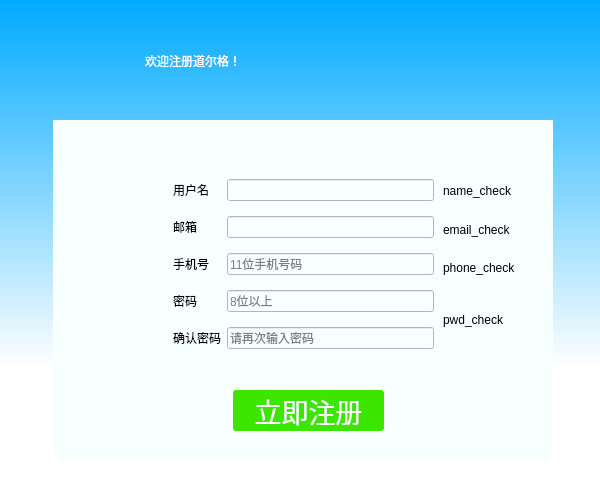
<?xml version="1.0" encoding="UTF-8"?>
<ui version="4.0">
 <class>Enroll</class>
 <widget class="QWidget" name="Enroll">
  <property name="geometry">
   <rect>
    <x>0</x>
    <y>0</y>
    <width>600</width>
    <height>490</height>
   </rect>
  </property>
  <property name="windowTitle">
   <string>Form</string>
  </property>
  <property name="styleSheet">
   <string notr="true">QToolButton{
	border-style:none;
}
</string>
  </property>
  <widget class="QWidget" name="widget" native="true">
   <property name="geometry">
    <rect>
     <x>53</x>
     <y>120</y>
     <width>500</width>
     <height>340</height>
    </rect>
   </property>
   <property name="styleSheet">
    <string notr="true">background-color: rgb(248, 255, 255);</string>
   </property>
   <widget class="QWidget" name="gridLayoutWidget_2">
    <property name="geometry">
     <rect>
      <x>120</x>
      <y>50</y>
      <width>261</width>
      <height>191</height>
     </rect>
    </property>
    <layout class="QGridLayout" name="gridLayout_2">
     <item row="3" column="1">
      <widget class="QLineEdit" name="password">
       <property name="echoMode">
        <enum>QLineEdit::Normal</enum>
       </property>
       <property name="cursorPosition">
        <number>0</number>
       </property>
       <property name="placeholderText">
        <string>8位以上</string>
       </property>
      </widget>
     </item>
     <item row="3" column="0">
      <widget class="QLabel" name="passwordlabel">
       <property name="text">
        <string>密码</string>
       </property>
      </widget>
     </item>
     <item row="2" column="1">
      <widget class="QLineEdit" name="phonenumber">
       <property name="placeholderText">
        <string>11位手机号码</string>
       </property>
      </widget>
     </item>
     <item row="4" column="1">
      <widget class="QLineEdit" name="checkpassword">
       <property name="echoMode">
        <enum>QLineEdit::Password</enum>
       </property>
       <property name="placeholderText">
        <string>请再次输入密码</string>
       </property>
      </widget>
     </item>
     <item row="0" column="1">
      <widget class="QLineEdit" name="name">
       <property name="cursor">
        <cursorShape>IBeamCursor</cursorShape>
       </property>
      </widget>
     </item>
     <item row="2" column="0">
      <widget class="QLabel" name="phonelabel">
       <property name="text">
        <string>手机号</string>
       </property>
      </widget>
     </item>
     <item row="4" column="0">
      <widget class="QLabel" name="checkpasswordlabel">
       <property name="text">
        <string>确认密码</string>
       </property>
      </widget>
     </item>
     <item row="1" column="1">
      <widget class="QLineEdit" name="email"/>
     </item>
     <item row="0" column="0">
      <widget class="QLabel" name="namelabel">
       <property name="text">
        <string>用户名</string>
       </property>
      </widget>
     </item>
     <item row="1" column="0">
      <widget class="QLabel" name="emaillabel">
       <property name="text">
        <string>邮箱</string>
       </property>
      </widget>
     </item>
    </layout>
   </widget>
   <widget class="QPushButton" name="putin">
    <property name="geometry">
     <rect>
      <x>180</x>
      <y>270</y>
      <width>151</width>
      <height>41</height>
     </rect>
    </property>
    <property name="font">
     <font>
      <family>微软雅黑</family>
      <pointsize>20</pointsize>
      <weight>50</weight>
      <italic>false</italic>
      <bold>false</bold>
     </font>
    </property>
    <property name="styleSheet">
     <string notr="true">QPushButton{font:  20pt &quot;微软雅黑&quot;;background-color:rgb(60, 230, 0);border-radius: 3px; color: rgb(255,255,255);}QPushButton:hover { background-color:rgb(40, 220, 0); }

</string>
    </property>
    <property name="text">
     <string>立即注册</string>
    </property>
   </widget>
   <widget class="QLabel" name="pwd_check">
    <property name="geometry">
     <rect>
      <x>390</x>
      <y>190</y>
      <width>111</width>
      <height>20</height>
     </rect>
    </property>
    <property name="styleSheet">
     <string notr="true"/>
    </property>
    <property name="text">
     <string>pwd_check</string>
    </property>
   </widget>
   <widget class="QLabel" name="name_check">
    <property name="geometry">
     <rect>
      <x>390</x>
      <y>63</y>
      <width>111</width>
      <height>16</height>
     </rect>
    </property>
    <property name="styleSheet">
     <string notr="true"/>
    </property>
    <property name="text">
     <string>name_check</string>
    </property>
   </widget>
   <widget class="QLabel" name="email_check">
    <property name="geometry">
     <rect>
      <x>390</x>
      <y>102</y>
      <width>111</width>
      <height>16</height>
     </rect>
    </property>
    <property name="styleSheet">
     <string notr="true"/>
    </property>
    <property name="text">
     <string>email_check</string>
    </property>
   </widget>
   <widget class="QLabel" name="phone_check">
    <property name="geometry">
     <rect>
      <x>390</x>
      <y>140</y>
      <width>111</width>
      <height>16</height>
     </rect>
    </property>
    <property name="styleSheet">
     <string notr="true"/>
    </property>
    <property name="text">
     <string>phone_check</string>
    </property>
   </widget>
  </widget>
  <widget class="QLabel" name="label">
   <property name="geometry">
    <rect>
     <x>145</x>
     <y>20</y>
     <width>341</width>
     <height>81</height>
    </rect>
   </property>
   <property name="styleSheet">
    <string notr="true">
font: 26pt &quot;黑体&quot;;
color: rgb(255, 255, 255);</string>
   </property>
   <property name="text">
    <string>欢迎注册道尔格！</string>
   </property>
  </widget>
  <widget class="QWidget" name="widget_2" native="true">
   <property name="geometry">
    <rect>
     <x>0</x>
     <y>0</y>
     <width>600</width>
     <height>490</height>
    </rect>
   </property>
   <property name="styleSheet">
    <string notr="true">background-color: qlineargradient(spread:pad, x1:0, y1:0, x2:0, y2:0.75, stop:0 rgb(0, 170, 255), stop:1 rgb(255, 255, 255));</string>
   </property>
   <widget class="QPushButton" name="close_btn">
    <property name="geometry">
     <rect>
      <x>558</x>
      <y>0</y>
      <width>40</width>
      <height>40</height>
     </rect>
    </property>
    <property name="styleSheet">
     <string notr="true">QPushButton{background-color:transparent;border-radius: 3px; color: rgb(255, 255, 255);}
QPushButton:hover { background-color: rgb(255, 100, 100); }</string>
    </property>
    <property name="text">
     <string/>
    </property>
    <property name="icon">
     <iconset resource="image.qrc">
      <normaloff>:/image/close.png</normaloff>:/image/close.png</iconset>
    </property>
    <property name="iconSize">
     <size>
      <width>30</width>
      <height>30</height>
     </size>
    </property>
    <property name="flat">
     <bool>true</bool>
    </property>
   </widget>
  </widget>
  <zorder>widget_2</zorder>
  <zorder>widget</zorder>
  <zorder>label</zorder>
 </widget>
 <resources>
  <include location="image.qrc"/>
 </resources>
 <connections/>
</ui>
